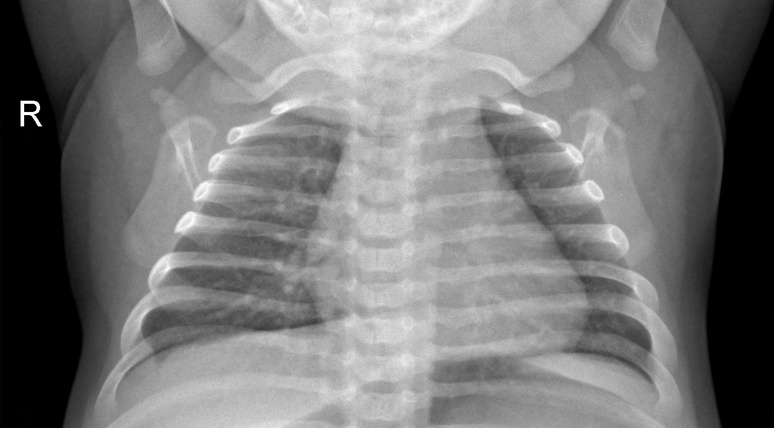
#> input picture data/train/NORMAL/IM-0199-0001.jpeg, 774 x 428 px, shrunk from 1506 x 833 before the run; its folder holds 3 pictures in this run
$ jupyter execute --allow-errors ProjectPresentation.ipynb   (shell and % lines are left out)
#> lines starting #> are read from the running program, lines starting #| are printed output that depends on the picture
# Pneumonia Detection Using VGG
## CS319: Computer Vision
### Fall 2023, AUA
### Mane Davtyan

# Objective

## What is Pneumonia?
Pneumonia is a respiratory infection that inflames the air sacs in one or both lungs. It can be caused by various pathogens, including bacteria, viruses, and fungi. Common symptoms include cough, fever, and difficulty breathing. Early detection of pneumonia is crucial for timely and effective medical intervention.

## Idea

The primary objective of this project is to implement and train a deep learning model for the detection of pneumonia from chest X-ray images. The model, a simplified version of the VGG16 architecture named SimpleVGG16, is trained on a provided dataset containing images of individuals with and without pneumonia.

## Visual Understanding
Let's see what kind of images the project is dealing with.

*spoiler : 224x224 images containing 3 color channels

[cell 1]
import os
import cv2
import matplotlib.pyplot as plt

# Path to your dataset
dataset_path = "./data/train"

# Get a few images from NORMAL and PNEUMONIA folders
normal_images_path = os.path.join(dataset_path, "NORMAL")
pneumonia_images_path = os.path.join(dataset_path, "PNEUMONIA")

normal_images = [os.path.join(normal_images_path, img) for img in os.listdir(normal_images_path)[:3]]
pneumonia_images = [os.path.join(pneumonia_images_path, img) for img in os.listdir(pneumonia_images_path)[:3]]

[cell 2]
# NORMAL
plt.figure(figsize=(12, 6))
for i, img_path in enumerate(normal_images):
    plt.subplot(2, 3, i + 1)
    img = cv2.imread(img_path, cv2.IMREAD_GRAYSCALE)
#> img is the input picture: shape (428, 774); min 0, max 255, mean 121.3
    plt.imshow(img, cmap='gray')
    plt.title("NORMAL")
    plt.axis('off')
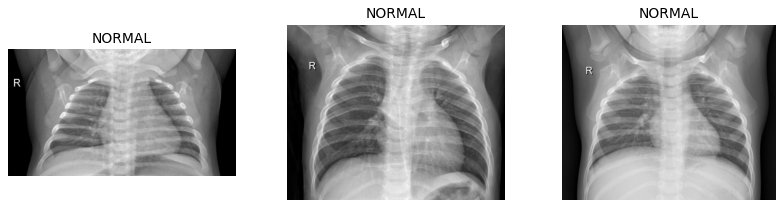
#> figure drawn by matplotlib, 3 panels

[cell 3]
# PNEUMONIA
plt.figure(figsize=(12, 6))
for i, img_path in enumerate(pneumonia_images):
    plt.subplot(2, 3, i + 4)
    img = cv2.imread(img_path, cv2.IMREAD_GRAYSCALE)
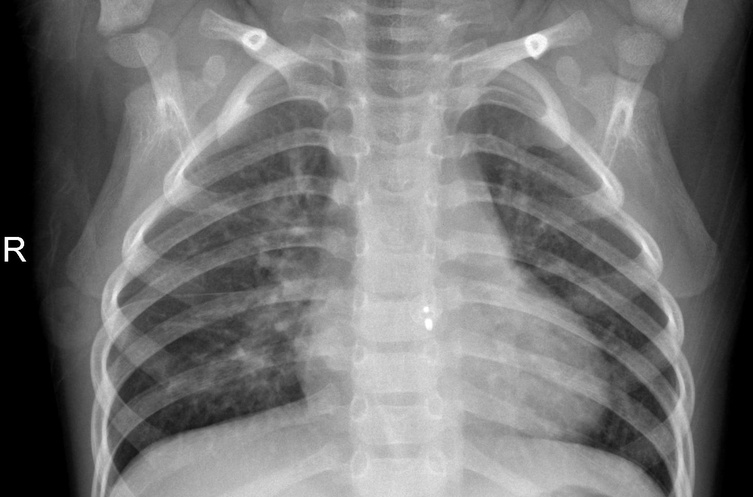
#> input picture data/train/PNEUMONIA/person1049_bacteria_2983.jpeg, 753 x 497 px, shrunk from 1464 x 967 before the run
#> img is the input picture: shape (497, 753); min 0, max 255, mean 117.1
    plt.imshow(img, cmap='gray')
    plt.title("PNEUMONIA")
    plt.axis('off')

plt.show()

# Project Process

1. **Dataset:** The dataset consists of chest X-ray images categorized into classes: "NORMAL" (no pneumonia) and "PNEUMONIA" (pneumonia present).

2. **Model Architecture:** The `SimpleVGG16` model is designed to analyze and classify chest X-ray images. It is implemented from scratch and trained on the provided dataset.

3. **Training:** The training script (`train.py`) allows users to train the model on their dataset, specifying the dataset path, output checkpoint path, and hyperparameters.

4. **Inference:** The inference script (`inference.py`) enables the classification of a single image using the trained model, providing predictions and probabilities.

## Why SimpleVGG16 and what is it?

The answer is sad, but easy. Usual VGG16 was too heavy to train on a CPU, thus SimpleVGG16 came in handy.  :)

## SimpleVGG16 Architecture

| Layer             | Operation                                  |
|-------------------|--------------------------------------------|
| Input             | 3x244x244 (RGB image)                      |
| **Convolution 3x3**| 64 filters, ReLU activation                |
| **MaxPool 2x2**    |                                            |
| **Convolution 3x3**| 128 filters, ReLU activation               |
| **MaxPool 2x2**    |                                            |
| **Convolution 3x3**| 256 filters, ReLU activation               |
| **MaxPool 2x2**    |                                            |
| **Convolution 3x3**| 512 filters, ReLU activation               |
| **MaxPool 2x2**    |                                            |
| **Convolution 3x3**| 512 filters, ReLU activation               |
| **MaxPool 2x2**    |                                            |
| **Fully Connected**| 4096 neurons, ReLU activation              |
| **Fully Connected**| 4096 neurons, ReLU activation              |
| **Fully Connected**| 1 neuron, for binary classification        |
| **Output**        | 1x1 (Binary classification output)          |

After defining the model, it is time to train it. Very ironically, this VGG16 modification was trained over **16 epochs**, and saved in `results` folder, for later usage.  The results of train.py are `simple_vgg16.pth` and `simple_vgg16_loss_accuracy.txt`, which will later be used for results visualisation.

# Results

I have divided the discussion of results into two parts.

- **Model Accuracy**

- **inference.py results**

[cell 4]
import pandas as pd
import re

file_path = "./result/simple_vgg16_loss_accuracy.txt"

epochs = []
losses = []
accuracies = []

# Read data from the file
with open(file_path, 'r') as file:
#> (reads result/simple_vgg16_loss_accuracy.txt from the repository)
    for line in file:
        # Use regular expression to extract values
        match = re.match(r'Epoch (\d+), Loss: ([\d.]+), Accuracy: ([\d.]+)', line)
        if match:
            epoch, loss, accuracy = map(float, match.groups())
            epochs.append(epoch)
            losses.append(loss)
            accuracies.append(accuracy)

# Create a DataFrame
results = pd.DataFrame({'Epoch': epochs, 'Loss': losses, 'Accuracy': accuracies})
results["Epoch"] = results["Epoch"].astype("str")
